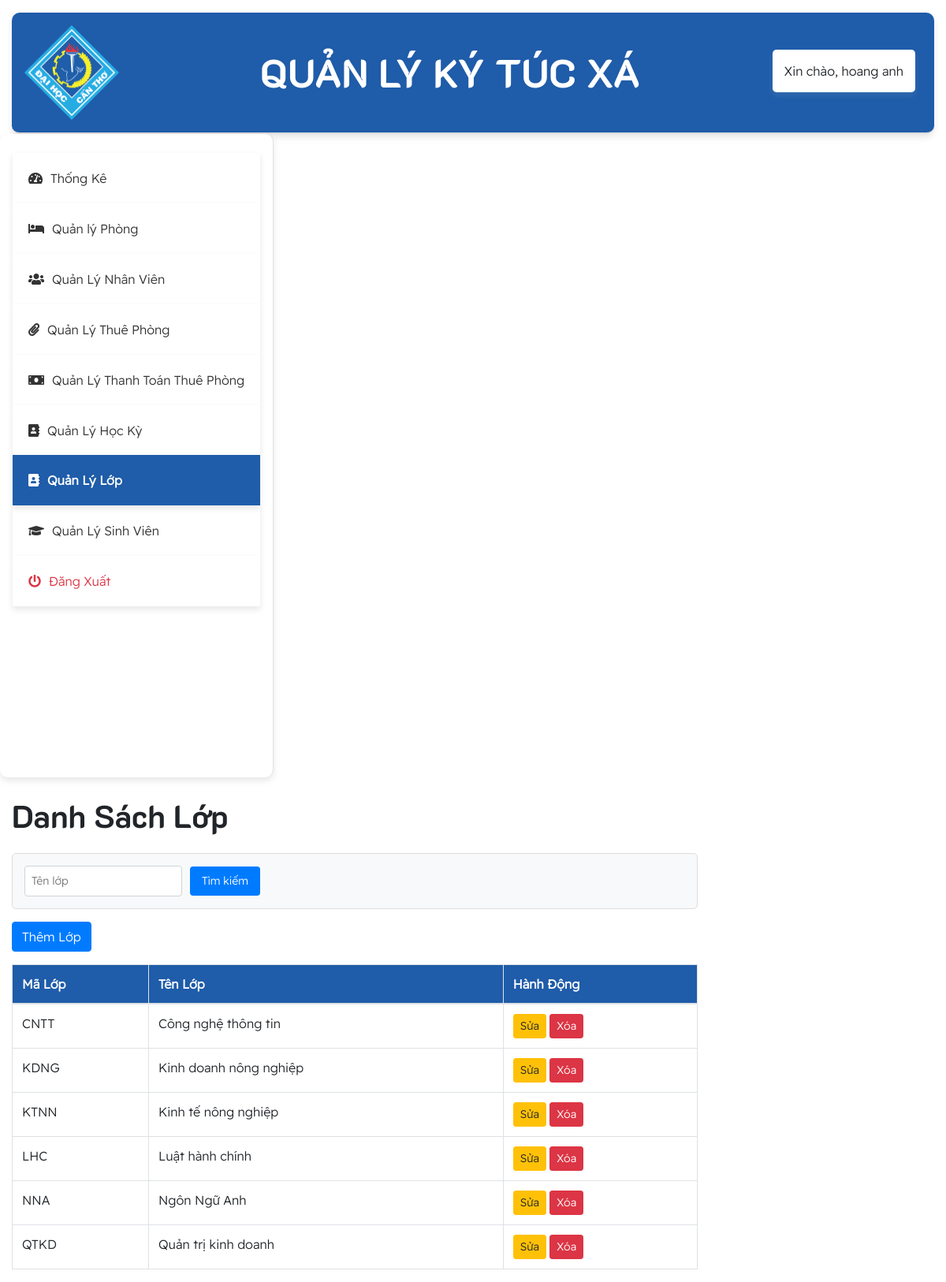
Screenshot of /lop (signed in) with the database file from the repository.
### tables this page shows
CREATE TABLE `lop` (
  `ma_lop` varchar(10) NOT NULL,
  `ten_lop` varchar(100) DEFAULT NULL,
  PRIMARY KEY (`ma_lop`)
);

### app/controllers/LopController.php (called while the page is built, shortened)
<?php
class LopController
{
    private $lopModel;
    public function __construct($pdo)
    {
        $this->lopModel = new Lop($pdo);
    }
    public function index() {
        $criteria = [
            'ten_lop' => $_GET['ten_lop'] ?? '',
        ];
        if (!empty($criteria['ten_lop']) || !empty($criteria['ma_lop']) ) {
            $lops = $this->lopModel->search($criteria);
        } else {
            $lops = $this->lopModel->getAll();
        }
        include '../app/views/lop/index.php';
    }
}

### app/models/Lop.php (called while the page is built, shortened)
<?php
class Lop
{
    public ?PDO $db;
    public function __construct(?PDO $pdo)
    {
        $this->db = $pdo;
    }
    public function getAll(): array
    {
        $stmt = $this->db->query("SELECT * FROM Lop");
        return $stmt->fetchAll(PDO::FETCH_ASSOC);
    }
}

### app/views/Lop/index.php (the view, shortened to what this page needs)
<!DOCTYPE html>
<html lang="en">
<head>
    <link href="https://stackpath.bootstrapcdn.com/bootstrap/4.5.2/css/bootstrap.min.css" rel="stylesheet">
    <link rel="stylesheet" href="https://cdnjs.cloudflare.com/ajax/libs/font-awesome/5.15.4/css/all.min.css">
    <link rel="stylesheet" type="text/css" href="style.css">
</head>
<body>
    <div class="container-fluid mt-3">
        <div class="row">
            <div class="col-md-12">
                <?php include '../app/views/header.php'; ?>
            </div>
        </div>
        <div class="row">
            <div>
                <?php include '../app/views/nav.php'; ?>
            </div>
            <div class="col-md-9">
                <div class="content mt-4">
                    <h1 class="mb-4">Danh Sách Lớp</h1>
                    <form action="/lop" method="get" class="mb-3">
                        <input type="text" name="ten_lop" placeholder="Tên lớp"
                            value="<?= htmlspecialchars($_GET['ten_lop'] ?? '') ?>">
                        <button type="submit" class="btn btn-primary">Tìm kiếm</button>
                    </form>
                    <a href="/lop/create" class="btn btn-primary mb-3">Thêm Lớp</a>
                    <table class="table table-bordered table-hover">
                        <thead class="custom-thead">
                            <tr>
                                <th>Mã Lớp</th>
                                <th>Tên Lớp</th>
                                <th>Hành Động</th>
                            </tr>
                        </thead>
                        <tbody>
                            <?php if (isset($_GET['ma_lop']) || isset($_GET['ten_lop'])): ?>
                            <?php if (empty($lops)): ?>
                            <tr>
                                <td colspan="3">Không tìm thấy lớp nào phù hợp.</td>
                            </tr>
                            <?php else: ?>
                            <?php foreach ($lops as $lop): ?>
                            <tr>
                                <td><?= htmlspecialchars($lop['ma_lop']) ?></td>
                                <td><?= htmlspecialchars($lop['ten_lop']) ?></td>
                                <td>
                                    <a href="/lop/edit/<?= htmlspecialchars($lop['ma_lop']) ?>"
                                        class="btn btn-warning btn-sm">Sửa</a>
                                    <a href="/lop/delete/<?= htmlspecialchars($lop['ma_lop']) ?>"
                                        class="btn btn-danger btn-sm"
                                        onclick="return confirm('Bạn có chắc chắn muốn xóa lớp này?');">Xóa</a>
                                </td>
                            </tr>
                            <?php endforeach; ?>
                            <?php endif; ?>
                            <?php else: ?>
                            <?php foreach ($lops as $lop): ?>
                            <tr>
                                <td><?= htmlspecialchars($lop['ma_lop']) ?></td>
                                <td><?= htmlspecialchars($lop['ten_lop']) ?></td>
                                <td>
                                    <a href="/lop/edit/<?= htmlspecialchars($lop['ma_lop']) ?>"
                                        class="btn btn-warning btn-sm">Sửa</a>
                                    <a href="/lop/delete/<?= htmlspecialchars($lop['ma_lop']) ?>"
                                        class="btn btn-danger btn-sm"
                                        onclick="return confirm('Bạn có chắc chắn muốn xóa lớp này?');">Xóa</a>
                                </td>
                            </tr>
                            <?php endforeach; ?>
                            <?php endif; ?>
                        </tbody>
                    </table>
                </div>
            </div>
        </div>
    </div>
</body>
</html>

### public/style.css (style rules this page uses)
:root { --main-bg-color: #009d63; --main-text-color: #009d63; --second-text-color: #bbbec5; --second-bg-color: #c1efde; }
.custom-thead { background-color: #1f5ca9; color: white; }
h1 { font-family: 'CustomFont', sans-serif; }
body { font-family: 'CustomFont1', sans-serif; }
form.mb-3 { display: flex; justify-content: flex-start; gap: 10px; align-items: center; background-color: #f8f9fa; padding: 15px; border-radius: 5px; border: 1px solid #ddd; }
form.mb-3 input[type="text"], form.mb-3 input[type="number"] { padding: 8px; font-size: 14px; border: 1px solid #ced4da; border-radius: 4px; width: 200px; }
form.mb-3 button { padding: 8px 15px; font-size: 14px; color: #fff; background-color: #007bff; border: none; border-radius: 4px; cursor: pointer; transition: background-color 0.3s ease; }

### rows the page displays
lop: ma_lop "CNTT", ten_lop "Công nghệ thông tin"
lop: ma_lop "KDNG", ten_lop "Kinh doanh nông nghiệp"
lop: ma_lop "KTNN", ten_lop "Kinh tế nông nghiệp"
lop: ma_lop "LHC", ten_lop "Luật hành chính"
lop: ma_lop "NNA", ten_lop "Ngôn Ngữ Anh"
lop: ma_lop "QTKD", ten_lop "Quản trị kinh doanh"

### other values shown
$_SESSION['ho_ten'] "hoang anh"
